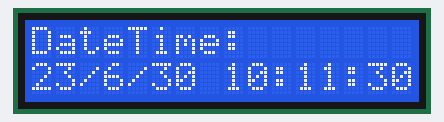
The sketch below on a simulated Arduino Uno, built with avr-gcc and run on an emulated ATmega328P. On the bench: 16×2 character LCD. Wiring (inferred from the names in the program): DS3231 clock at I2C address 0x68. The local clock reads 2024-03-15 10:24:30 at power-on unless the sketch sets it; what the sketch prints to the serial monitor is not drawn.

Above: at 1.1 s.
At 5.3 s:
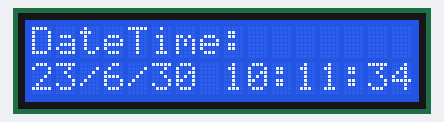
At 10.4 s:
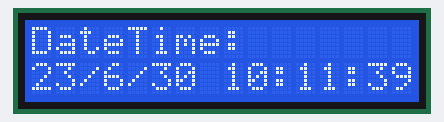
At 19.7 s:
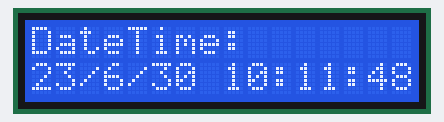
At 29.0 s:
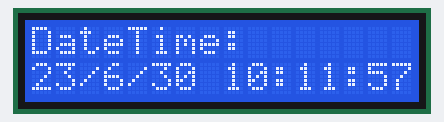
At 38.2 s:
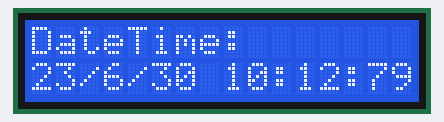

Measured:
- what the display in image 0 shows lasts 1.0 s, from 1.1 s to 2.1 s

The sketch:

RTC_Unit_Test_With_LCD.ino
```cpp
#include "RTCds3231Settings.h"
#include <ArduinoJson.h>
#include <LiquidCrystal_I2C.h>

//LCD Display
LiquidCrystal_I2C lcd = LiquidCrystal_I2C(0x27, 16, 2);

StaticJsonDocument<200> doc;


void setup(){
  Wire.begin();
  Serial.begin(9600);
  // set the initial time here:
  // DS3231 seconds, minutes, hours, day, date, month, year
  setDS3231time(30,11,10,5,30,6,23);

  lcd.init();
  lcd.clear();
  lcd.backlight();
}

void loop(){
  String dateTime = displayDateTime(); // display the real-time clock data on the Serial Monitor,
  deserializeJson(doc, dateTime);
  String date=doc["date"];
  String time=doc["time"];
  Serial.println(date+" "+time);
  delay(1000); // every second


  lcd.setCursor(0,0);   //Move cursor to character 2 on line 1
  lcd.print("DateTime:");

  lcd.setCursor(0,1);   //Move cursor to character 2 on line 1
  lcd.print(date+" "+time);
}
```

RTCds3231Settings.h
```cpp
#include "Wire.h"
#include <ArduinoJson.h>
#define DS3231_I2C_ADDRESS 0x68
// Convert normal decimal numbers to binary coded decimal
byte decToBcd(byte val){
  return( (val/10*16) + (val%10) );
}
// Convert binary coded decimal to normal decimal numbers
byte bcdToDec(byte val){
  return( (val/16*10) + (val%16) );
}


void setDS3231time(byte second, byte minute, byte hour, byte dayOfWeek, byte dayOfMonth, byte month, byte year){
  // sets time and date data to DS3231
  Wire.beginTransmission(DS3231_I2C_ADDRESS);
  Wire.write(0); // set next input to start at the seconds register
  Wire.write(decToBcd(second)); // set seconds
  Wire.write(decToBcd(minute)); // set minutes
  Wire.write(decToBcd(hour)); // set hours
  Wire.write(decToBcd(dayOfWeek)); // set day of week (1=Sunday, 7=Saturday)
  Wire.write(decToBcd(dayOfMonth)); // set date (1 to 31)
  Wire.write(decToBcd(month)); // set month
  Wire.write(decToBcd(year)); // set year (0 to 99)
  Wire.endTransmission();
}


void readDS3231time(byte *second,
byte *minute,
byte *hour,
byte *dayOfWeek,
byte *dayOfMonth,
byte *month,
byte *year){
  Wire.beginTransmission(DS3231_I2C_ADDRESS);
  Wire.write(0); // set DS3231 register pointer to 00h
  Wire.endTransmission();
  Wire.requestFrom(DS3231_I2C_ADDRESS, 7);
  // request seven bytes of data from DS3231 starting from register 00h
  *second = bcdToDec(Wire.read() & 0x7f);
  *minute = bcdToDec(Wire.read());
  *hour = bcdToDec(Wire.read() & 0x3f);
  *dayOfWeek = bcdToDec(Wire.read());
  *dayOfMonth = bcdToDec(Wire.read());
  *month = bcdToDec(Wire.read());
  *year = bcdToDec(Wire.read());
}

String displayDateTime(){

  StaticJsonDocument<200> dateTime;
  String jsonStringdateTime="";

  byte second, minute, hour, dayOfWeek, dayOfMonth, month, year;
  // retrieve data from DS3231
  readDS3231time(&second, &minute, &hour, &dayOfWeek, &dayOfMonth, &month,
  &year);
  // send it to the serial monitor
  //Serial.print(hour, DEC);
  // convert the byte variable to a decimal number when displayed
  // Serial.print(":");
  // if (minute<10){
  //   Serial.print("0");
  // }
  // Serial.print(minute, DEC);
  // Serial.print(":");
  // if (second<10){
  //   Serial.print("0");
  // }
  // Serial.print(second, DEC);
  // Serial.print(" ");
  // Serial.print(dayOfMonth, DEC);
  // Serial.print("/");
  // Serial.print(month, DEC);
  // Serial.print("/");
  // Serial.print(year, DEC);


  //String dateTime="Date:"+String(year,DEC)+"/"+String(month,DEC)+"/"+String(dayOfMonth,DEC)+",Time: "+String(hour,DEC)+":"+String(minute,DEC)+":"+String(second,DEC);
  String date=String(year,DEC)+"/"+String(month,DEC)+"/"+String(dayOfMonth,DEC);
  dateTime["date"]=date;
  String time=String(hour,DEC)+":"+String(minute,DEC)+":"+String(second,DEC);
  dateTime["time"]=time;

  serializeJson(dateTime,jsonStringdateTime);
  return jsonStringdateTime;
}
```
